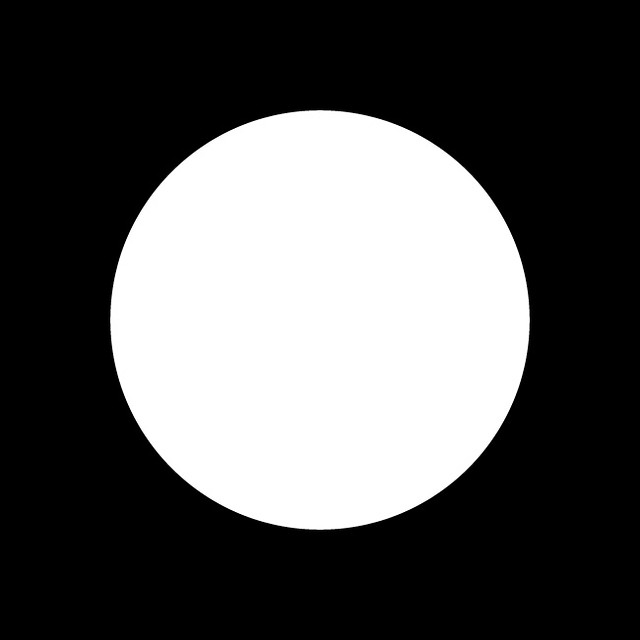
#> input picture Smajam/image.jpg, 640 x 640 px, given in place of the camera
$ python dudewhatdidmilojustslackmev2.py
#> lines starting #> are read from the running program, lines starting #| are printed output that depends on the picture; after the words box and inside, x2 and y2 are one past the last pixel; in counts of white or black regions, pixels touching at a corner belong together
from xml.etree.ElementTree import PI
import numpy as np
import cv2
import math

cap = cv2.VideoCapture(1)
cap.set(cv2.CAP_PROP_FRAME_WIDTH, 1280)
cap.set(cv2.CAP_PROP_FRAME_HEIGHT, 720)

while True:
    _, frame = cap.read()
#> frame is the input picture: shape (640, 640, 3); min 0, max 255, mean 86
    result = frame.copy()
    image = cv2.cvtColor(frame, cv2.COLOR_BGR2HSV)
#> image: shape (640, 640, 3); mean H, S, V 0, 0, 86
    output = frame.copy()
    # [4 lines of commented-out code are left out]
    lower = np.array([0,0,0])
    upper = np.array([255,80,110])
    #upper = np.array([255,100,100])
    #lower_blue= np.array([240,100,100])
    #upper_blue = np.array([240,100,100])
    mask = cv2.inRange(frame, lower, upper)
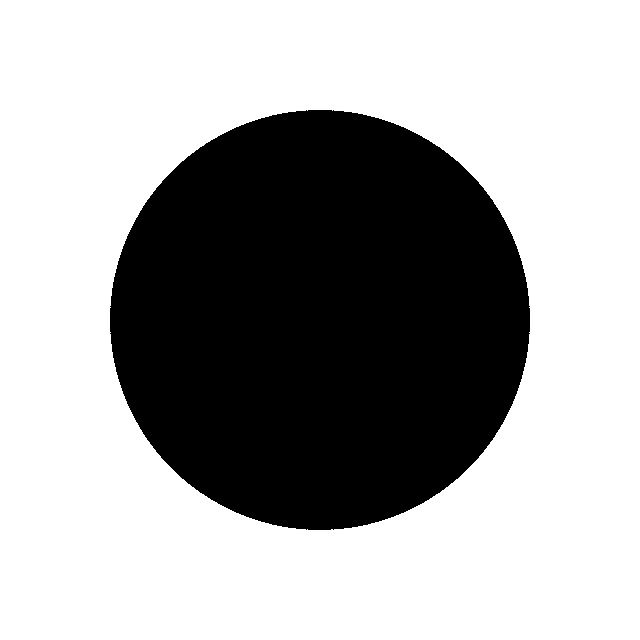
#> mask: shape (640, 640); 66.2% white; 1 black region
    result = cv2.bitwise_and(result, result, mask=mask)
    # [5 lines of commented-out code are left out]

    contours, _ = cv2.findContours(mask, cv2.RETR_TREE, cv2.CHAIN_APPROX_SIMPLE)
#> contours = 2 contours; box (x1, y1, x2, y2) and area: (0, 0, 640, 640) 408321, (109, 109, 531, 531) 138969
    i = 0
    for contour in contours:
        if i == 0:
            i = 1
            continue

        if cv2.contourArea(contour) < 250:
            continue

        if cv2.arcLength(contour, True) > 1.3 * 2 * math.pi * int(math.sqrt(cv2.contourArea(contour)/math.pi)):
            continue
        approx = cv2.approxPolyDP(contour, 0.01 * cv2.arcLength(contour, True), True)
        if (len(approx) > 8):
            print(len(approx))
            continue

        cv2.drawContours(frame, [contour], 0, (0, 255, 0), 5)
        bx, by, bw, bh = cv2.boundingRect(contour)
        cv2.rectangle(frame, (bx, by), (bx+bw,by+bh), (0, 0, 255), 2)

        M = cv2.moments(contour)
        x=0
        y=0
        if M['m00'] != 0.0:
            x = int(M['m10']/M['m00'])
            y = int(M['m01']/M['m00'])

        cv2.putText(frame, "shape", (x, y), cv2.FONT_HERSHEY_SIMPLEX, 0.6, (255,255,255), 2)
#> this loop made 2 passes
#> (contour, i) on pass 1: ([[0, 0], [0, 639], [639, 639], [639, 0]], 1)
#| 16
#> after the loop, i = 1

    cv2.imshow('mask', mask)
    cv2.imshow('result', result)
    cv2.imshow("Frame", frame)
    key = cv2.waitKey(1)
#> (key Esc is pressed here)
    if key == 27:
        break

cap.release()
cv2.destroyAllWindows()
